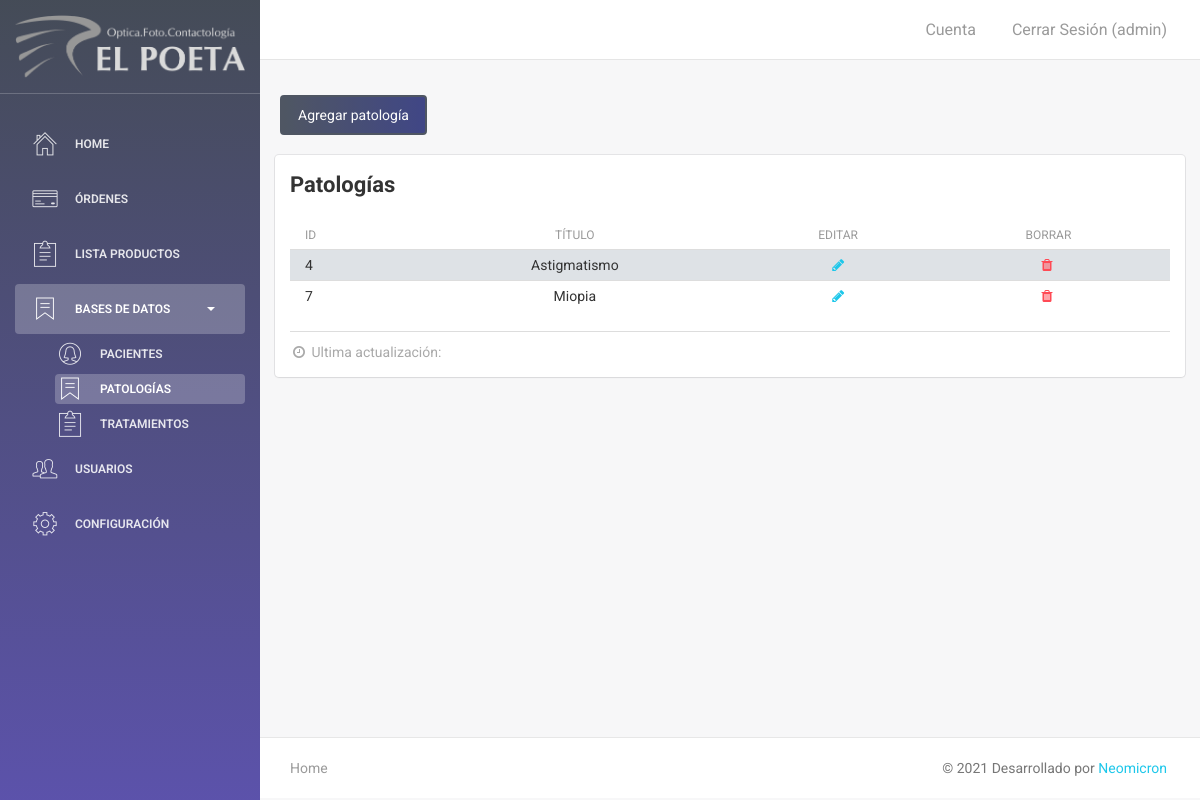
The page /patologias.php (signed in) on the database as committed earlier.
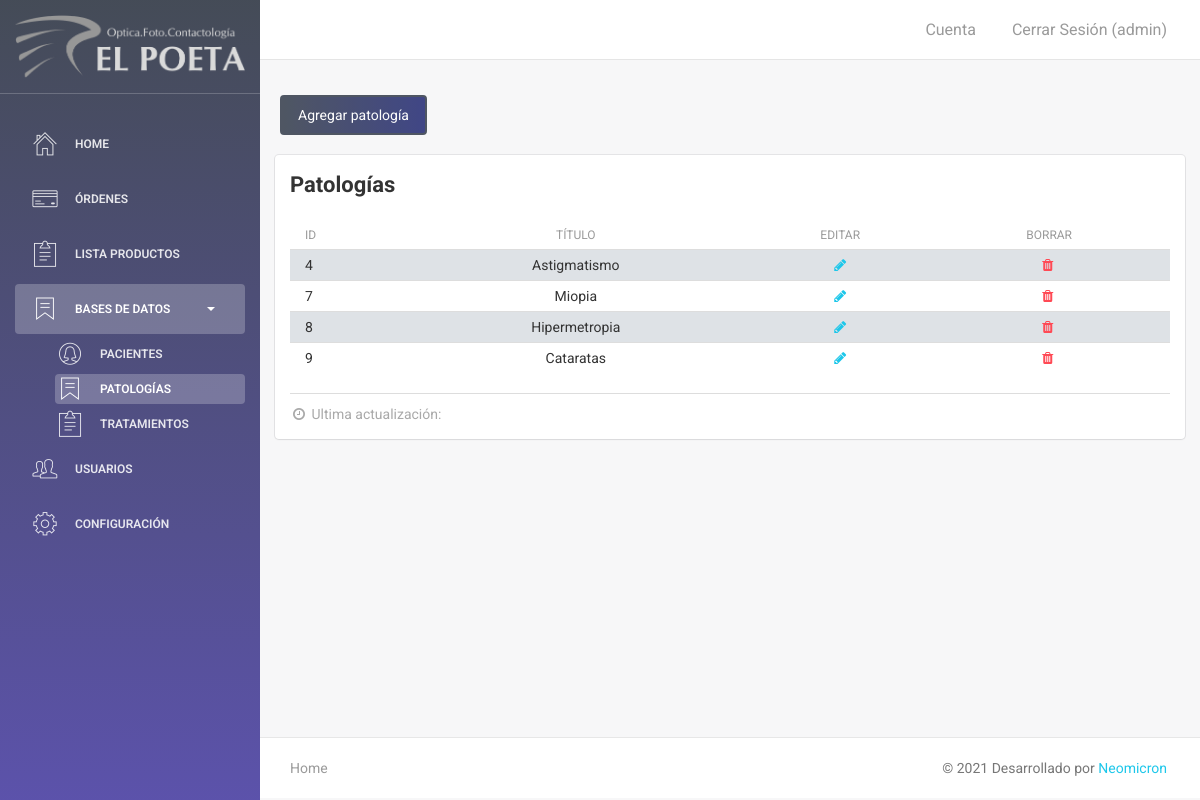
The same page on the database as committed later.
### tables this page shows
CREATE TABLE `patologias` (
  `id_patologia` int(11) NOT NULL,
  `titulo` varchar(100) NOT NULL
);

### patologias.php (called while the page is built)
<?php
include 'inc/sessions.php';
require 'config/conexion.php';
$active_patologias="active";
$result = $con->PREPARE("SELECT * FROM patologias");
$result->execute();
$patologias = $result->fetchAll();
require 'views/patologias.view.php';
 ?>

### inc/sessions.php (called while the page is built, shortened)
<?php
if (!isset($_SESSION['user_neo_stock'])) {
	header('Location: login');
} else{
	$usuario_login = $_SESSION['user_neo_stock'];
}
?>

### consultas/usuarios.php (called while the page is built, shortened)
<?php
$query2 = $con->prepare("
SELECT * FROM usuarios
WHERE nombre = '$usuario_login'
");
$query2->execute();
$usuario_logueado = $query2->fetch();
?>

### views/patologias.view.php (the view, shortened to what this page needs)
<?php require 'views/header.php' ?>
<div class="wrapper">
    <?php include 'views/sidebar.php' ?>
    <?php include 'views/navbar.php' ?>
        <div class="content">
            <div class="container-fluid">
                <div class="row mb-4 d-flex">
                    <a class="btn btn-primary m-2" data-toggle="modal" data-target="#modal_add_patologia_ajax">Agregar patología</a>
                </div>
                <div class="row">
                    <div class="col-12">
                        <div class="card">
                            <div class="header">
                                <h4 class="title"><strong>Patologías</strong></h4>
                            </div>
                            <div class="content">
                                <table style="width:100%; border-radius: 6px" class="display table table-striped table-sm" id="tabla_categorias">
                                <thead class="tabla-thead white-text">
                                    <th>ID</th>
                                    <th class="text-center">Título</th>
                                    <th class="text-center">Editar</th>
                                    <th class="text-center">Borrar</th>
                                </thead>
                                <tbody>
                                    <?php foreach ($patologias as $patologia): ?>
                                        <tr>
                                            <td><?php echo $patologia['id_patologia'] ?></td>
                                            <td class="text-center"abbr=""><?php echo $patologia['titulo'] ?></td>
                                            <td class="text-center"><a href="editar_patologia.php?id=<?php echo $patologia['id_patologia'] ?>"><i class="fa fa-pencil"></i></a></td>
                                            <td class="text-center"><a data-toggle="modal" data-target="#modalConfirmDelete<?php echo $patologia['id_patologia']; ?>"><i class="fa fa-trash text-danger"></i></a></td>
                                        </tr>
                                    <?php endforeach ?>
                                </tbody>
                            </table>
                                <div class="footer">
                                    <hr>
                                    <div class="stats">
                                        <i class="fa fa-clock-o"></i> Ultima actualización:
                                    </div>
                                </div>
                            </div>
                        </div>
                    </div>
                </div>
            </div>
        </div>
<?php include 'views/footer.php' ?>

### views/header.php (shortened to what this page needs)
<!doctype html>
<html lang="es">
<head>
    <link href="assets/css/bootstrap.min.css" rel="stylesheet" />
    <link href="assets/css/animate.min.css" rel="stylesheet"/>
    <link href="assets/css/light-bootstrap-dashboard.css?v=1.4.0" rel="stylesheet"/>
    <link href="assets/css/select2.min.css" rel="stylesheet" />
    <link href="assets/css/font-awesome.min.css" rel="stylesheet">
    <link href="assets/css/pe-icon-7-stroke.css" rel="stylesheet" />
    <link href="assets/css/style.css" rel="stylesheet" />
</head>
<body>

### views/sidebar.php
<?php
    require_once 'consultas/usuarios.php';
 ?>
<div class="sidebar" data-color="dark" data-image="assets/img/sidebar-3.jpg">
    	<div class="sidebar-wrapper">
            <div class="logo">
                <a href="index" class="simple-text">
                    <img src="assets/img/Logo2blanco.png" alt="" class="w-100">
                </a>
            </div>
            <ul class="nav">
                <li class="<?php if (isset($active_home)){echo $active_home;}?>">
                    <a href="index">
                        <i class="pe-7s-home"></i>
                        <p>Home</p>
                    </a>
                </li>
                <li class="<?php if (isset($active_ordenes)){echo $active_ordenes;}?>">
                    <a href="ordenes">
                        <i class="pe-7s-credit"></i>
                        <p>Órdenes</p>
                    </a>
                </li>
                <li class="<?php if (isset($active_inventario)){echo $active_inventario;}?>">
                    <a href="inventario">
                        <i class="pe-7s-note2"></i>
                        <p>Lista Productos</p>
                    </a>
                </li>
                <li class="dropdown
                <?php if ((isset($active_pacientes) or isset($active_patologias) or isset($active_tratamientos))): ?>
                    active
                <?php endif ?>
                " >
                    <a role="button" data-toggle="collapse" href="#dd" aria-expanded="false">
                        <i class="pe-7s-ribbon"></i>
                        <p>Bases de datos <span class="caret"></span></p>
                    </a>
                    <ul id="dd" style="list-style: none;" class="
                        <?php if (isset($active_pacientes) or isset($active_patologias) or isset($active_tratamientos)): ?>
                            collapse in
                        <?php else: ?>
                            collapse
                        <?php endif ?>
                    ">
                        <li class="<?php if (isset($active_pacientes)){echo $active_pacientes;}?>">
                            <a href="pacientes">
                                <i class="pe-7s-user-female"></i>
                                <p>Pacientes</p>
                            </a>
                        </li>
                        <li class="<?php if (isset($active_patologias)){echo $active_patologias;}?>">
                            <a href="patologias">
                                <i class="pe-7s-ribbon"></i>
                                <p>Patologías</p>
                            </a>
                        </li>
                        <li class="<?php if (isset($active_tratamientos)){echo $active_tratamientos;}?>">
                            <a href="tratamientos">
                                <i class="pe-7s-note2"></i>
                                <p>tratamientos</p>
                            </a>
                        </li>
                    </ul>
                </li>
                <?php if ($usuario_logueado['rol'] != 1): ?>
                <?php else: ?>
                    <li class="<?php if (isset($active_usuarios)){echo $active_usuarios;}?>">
                        <a href="usuarios">
                            <i class="pe-7s-users"></i>
                            <p>Usuarios</p>
                        </a>
                    </li>
                <?php endif ?>
                <?php if ($usuario_logueado['rol'] != 1): ?>
                <?php else: ?>
                    <li class="<?php if (isset($active_config)){echo $active_config;}?>">
                        <a href="configuracion">
                            <i class="pe-7s-config"></i>
                            <p>Configuración</p>
                        </a>
                    </li>
                <?php endif ?>
            </ul>
    	</div>
    </div>

### views/navbar.php (shortened to what this page needs)
<div class="main-panel">
    <nav class="navbar navbar-default navbar-fixed">
        <div class="container-fluid">
            <div class="collapse navbar-collapse">
                <ul class="nav navbar-nav navbar-right">
                    <li>
                       <a href="">
                           <p>Cuenta</p>
                        </a>
                    </li>
                    <li>
                        <a href="logout.php">
                            <p>Cerrar Sesión (<?php echo $usuario_login ?>)</p>
                        </a>
                    </li>
                </ul>
            </div>
        </div>
    </nav>

### views/footer.php (shortened to what this page needs)
        <footer class="footer">
            <div class="container-fluid">
                <nav class="pull-left">
                    <ul>
                        <li>
                            <a href="index">
                                Home
                            </a>
                        </li>
                    </ul>
                </nav>
                <p class="copyright pull-right">
                    &copy; <script>document.write(new Date().getFullYear())</script> Desarrollado por <a href="http://www.neomicron.com.ar">Neomicron</a>
                </p>
            </div>
        </footer>
    </div>
</div>
</body>
</html>

### assets/css/style.css (style rules this page uses)
.table-striped>tbody>tr:nth-of-type(odd) { background-color:#dee2e6 }
.w-100 { width: 100%; min-width: 100% }
.table > tbody > tr > td { padding: 5px; }

Rows that differ between the two databases and show on the page:
added patologias: id_patologia "8", titulo "Hipermetropia"
added patologias: id_patologia "9", titulo "Cataratas"
